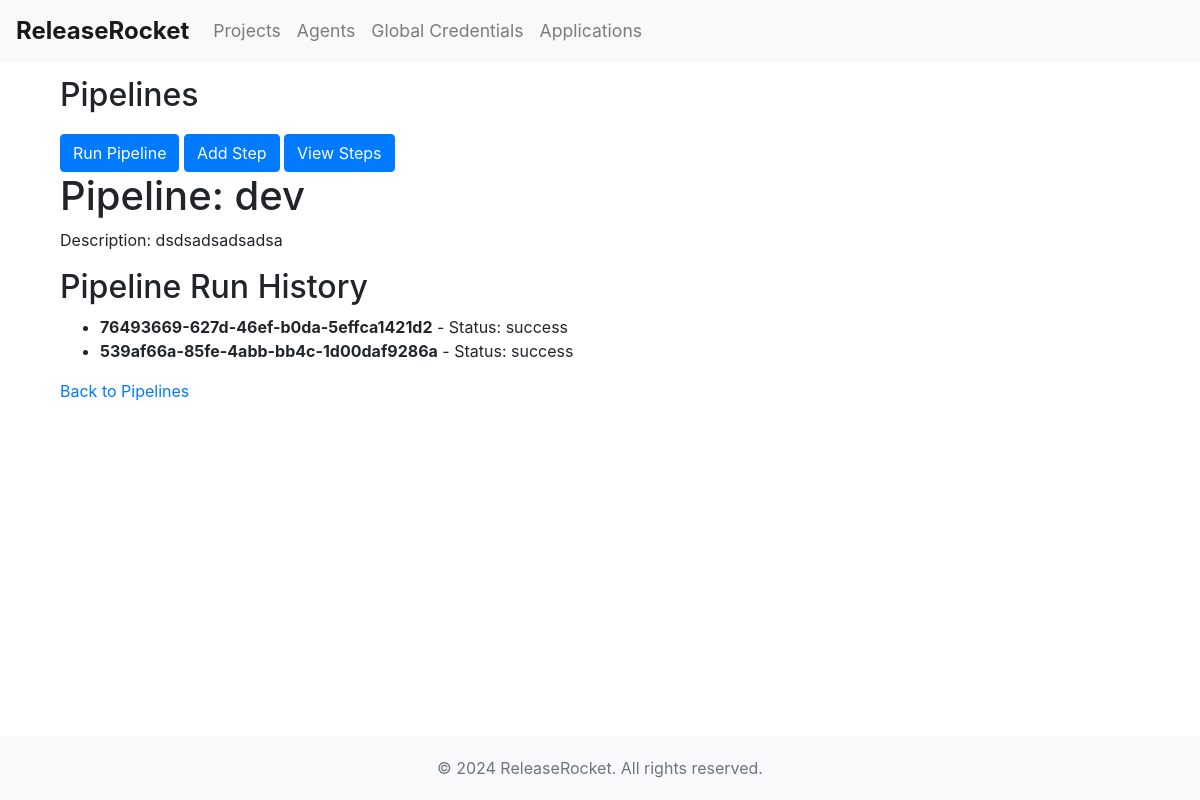
Page /pipeline/pipeline/3/ on the committed database.
### pipeline/models.py (models this page shows, shortened)
class Pipeline(models.Model):
    tags = models.ManyToManyField(Tag, blank=True)
    project = models.ForeignKey(Project, on_delete=models.CASCADE)
    name = models.CharField(max_length=100)
    description = models.TextField(blank=True)

class PipelineRun(models.Model):
    pipeline = models.ForeignKey(Pipeline, on_delete=models.CASCADE, related_name='runs')
    status = models.CharField(max_length=20, choices=[('pending', 'Pending'), ('running', 'Running'), ('success', 'Success'), ('failed', 'Failed')])
    log = models.TextField()
    agent = models.ForeignKey(Agent, on_delete=models.SET_NULL, null=True, blank=True)
    started_at = models.DateTimeField(default=timezone.now)
    finished_at = models.DateTimeField(null=True, blank=True)
    run_id = models.UUIDField(default=uuid.uuid4, editable=False, unique=True)

### pipeline/views.py (the view)
# urls.py: path('pipeline/<int:pipeline_id>/', views.pipeline_detail, name='pipeline_detail'),
def pipeline_detail(request, pipeline_id):
    pipeline = get_object_or_404(Pipeline, id=pipeline_id)
    context = {
        'pipeline': pipeline,
    }
    return render(request, 'pipeline/pipeline_detail.html', context)

### pipeline/templates/pipeline/pipeline_detail.html (shortened to what this page needs)
{% extends 'pipeline/base.html' %}
{% block content %}
<div class="container">
    <div class="sidebar">
        <h2>Pipelines</h2>
    </div>
    <div class="content">
        <div class="actions">
            <a href="{% url 'pipeline_run' pipeline.id %}" class="btn btn-primary">Run Pipeline</a>
            <a href="{% url 'pipeline_step_create' pipeline.id %}"class="btn btn-primary">Add Step</a>
            <a href="{% url 'pipeline_step_list' pipeline.id %}" class="btn btn-primary">View Steps</a>
        </div>
        <h1>Pipeline: {{ pipeline.name }}</h1>
        <p>Description: {{ pipeline.description }}</p>
        <h2>Pipeline Run History</h2>
        <ul>
            {% for run in pipeline.runs.all %}
                <li>
                    <div>
                        <strong class="pipeline-id" data-toggle="log-{{ run.id }}">{{ run.run_id }}</strong> - Status: {{ run.status }}
                    </div>
                </li>
            {% endfor %}
        </ul>
        <a class="back-to-pipelines" href="{% url 'pipeline_list' pipeline.project.id %}">Back to Pipelines</a>
    </div>
</div>
</div>
{% endblock %}

### pipeline/templates/pipeline/base.html (style rules this page uses)
body { padding-top: 56px; }
.content { margin-top: 20px; }

### rows in the picture
Pipeline: name "dev", description "dsdsadsadsadsa"
PipelineRun: run_id "76493669-627d-46ef-b0da-5effca1421d2", status "success"
PipelineRun: run_id "539af66a-85fe-4abb-bb4c-1d00daf9286a", status "success"
